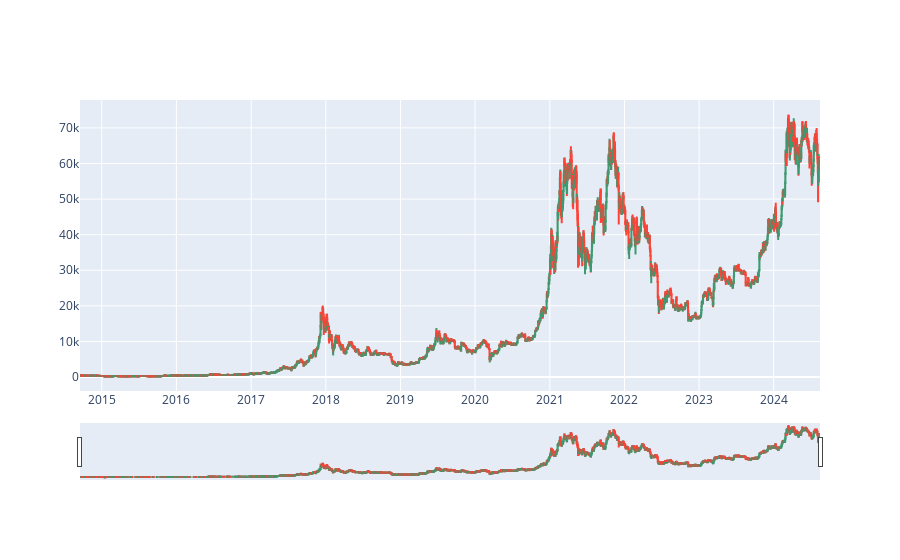

Source (notebook cell):
### Code cell
df = df_BTC

go.Figure(data=[go.Candlestick(
    x=df.index,
    open=df['Open'],
    high=df['High'],
    low=df['Low'],
    close=df['Close'])])

### Figure 1 — Plotly figure (JSON) as saved in the notebook; plotly's stock layout.template omitted (floating-point values rounded to 4 significant figures; data arrays with more than 128 entries replaced by an {"elided": "..."} marker saying what was removed)
{"data": [{"close": {"elided": "3620 float values"}, "high": {"elided": "3620 float values"}, "low": {"elided": "3620 float values"}, "open": {"elided": "3620 float values"}, "type": "candlestick", "x": {"elided": "3620 str values"}}], "layout": {}}
